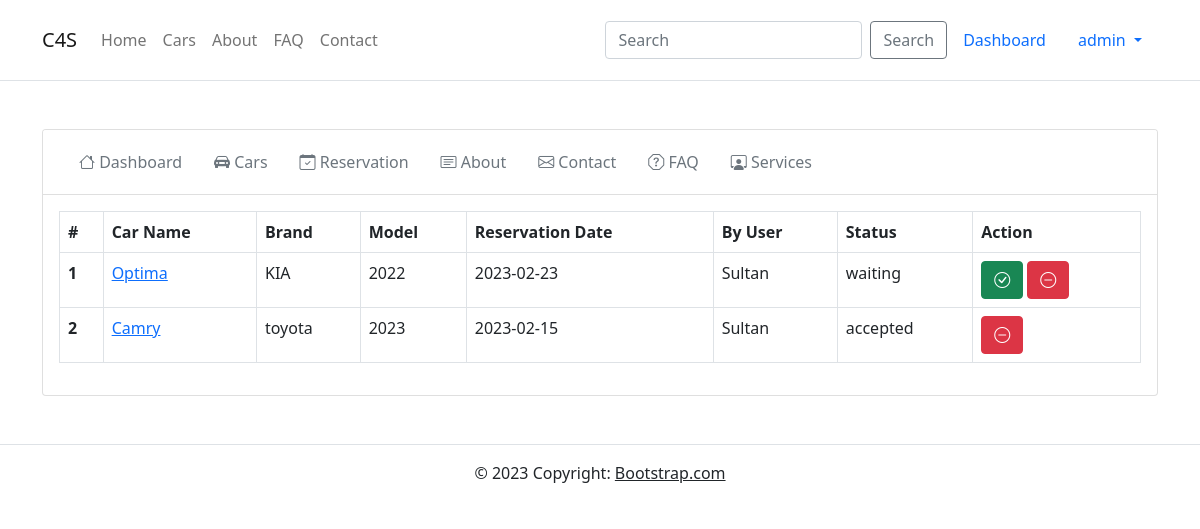
Page /admin/reservation.php (signed in) on the committed database.
### tables this page shows
CREATE TABLE IF NOT EXISTS `reservation` (
  `id` int(11) NOT NULL AUTO_INCREMENT,
  `date` date NOT NULL,
  `car_id` int(11) NOT NULL,
  `user_id` int(11) NOT NULL,
  `status` char(1) NOT NULL DEFAULT 'w',
  PRIMARY KEY (`id`)
);

CREATE TABLE IF NOT EXISTS `car` (
  `id` int(11) NOT NULL AUTO_INCREMENT,
  `car_name` varchar(255) NOT NULL,
  `email` varchar(255) NOT NULL,
  `phone` varchar(255) NOT NULL,
  `brand` varchar(255) NOT NULL,
  `model` varchar(255) NOT NULL,
  `image` varchar(255) DEFAULT NULL,
  `status` char(1) NOT NULL DEFAULT 'w',
  `date` date NOT NULL,
  `user_id` int(11) NOT NULL,
  PRIMARY KEY (`id`)
);

CREATE TABLE IF NOT EXISTS `tb_user` (
  `id` int(11) NOT NULL AUTO_INCREMENT,
  `name` varchar(50) NOT NULL,
  `username` varchar(25) NOT NULL,
  `email` varchar(50) NOT NULL,
  `password` varchar(50) NOT NULL,
  `is_admin` tinyint(1) NOT NULL DEFAULT 0,
  PRIMARY KEY (`id`)
);

### admin/reservation.php (the view, shortened to what this page needs)
<?php
include "../config/db.php";
include "../inc/head.php";
include "../inc/navbar.php";
?>
<div class="container">
    <section class="mt-5">
        <div class="card">
            <div class="card-header bg-white">
                <?php include "tabs.php"; ?>
            </div>
            <div class="card-body">
                        <table class="table table-bordered">
                            <thead>
                                <tr>
                                    <th scope="col">#</th>
                                    <th scope="col">Car Name</th>
                                    <th scope="col">Brand</th>
                                    <th scope="col">Model</th>
                                    <th scope="col">Reservation Date</th>
                                    <th scope="col">By User</th>
                                    <th scope="col">Status</th>
                                    <th scope="col">Action</th>
                                </tr>
                            </thead>
                            <tbody>
                            <?php
                                @$rows = mysqli_query($conn, "SELECT * FROM reservation");
                            ?>
                            <?php foreach ($rows as $key => $row) :
                                $car_id = $row['car_id'];
                                $user_id = $row['user_id'];
                                $car = mysqli_query($conn,"SELECT * FROM car WHERE id='$car_id'");
                                $resCar = mysqli_fetch_assoc($car);
                                $user = mysqli_query($conn,"SELECT * FROM tb_user WHERE id ='$user_id'");
                                $resUser = mysqli_fetch_assoc($user);
                            ?>
                                <tr>
                                    <th scope="row"><?php echo $key+1; ?></th>
                                    <td><a href="view.php?carid=<?php echo $resCar['id'];?>"><?php echo $resCar['car_name']; ?></a></td>
                                    <td><?php echo $resCar['brand']; ?></td>
                                    <td><?php echo $resCar['model']; ?></td>
                                    <td><?php echo $row['date']; ?></td>
                                    <td><?php echo $resUser['name']; ?></td>
                                    <td>
                                        <?php
                                            if($row['status'] == "y")
                                            {
                                                echo "accepted";
                                            }
                                            elseif($row['status'] == "n")
                                            {
                                                echo "canceled";
                                            }
                                            else
                                            {
                                                echo "waiting";
                                            }
                                        ?>
                                    </td>
                                    <td>
                                    <form method="post" action="<?php $_PHP_SELF ?>">
                                        <?php
                                        if ($row["status"] == "y") {
                                            echo '<button name="reject" type="submit" class="btn btn-danger"><i class="bi bi-dash-circle"></i></button>';
                                        } elseif ($row["status"] == "n") {
                                            echo '<input name="reservation_id" type="text" value="' . $row["id"] . '" hidden>';
                                            echo '<button name="approve" type="submit" class="btn btn-success"><i class="bi bi-check-circle"></i></button>';
                                        } else {
                                            echo '<button name="approve" type="submit" class="btn btn-success"><i class="bi bi-check-circle"></i></button>';
                                            echo '<button name="reject" type="submit" class="btn btn-danger"><i class="bi bi-dash-circle"></i></button>';
                                        }
                                        ?>
                                    </form>
                                </td>
                                </tr>
                            <?php endforeach; ?>
                            </tbody>
                        </table>
                    </div>
        </div>
    </section>
</div>
<?php
include "../inc/footer.php";
?>

### rows in the picture
reservation: car.car_name "Optima", car.brand "KIA", car.model "2022", date "2023-02-23", user.name "Sultan", status "waiting"
reservation: car.car_name "Camry", car.brand "toyota", car.model "2023", date "2023-02-15", user.name "Sultan", status "accepted"

### other values in the picture
$_SESSION['login_username'] "admin"
